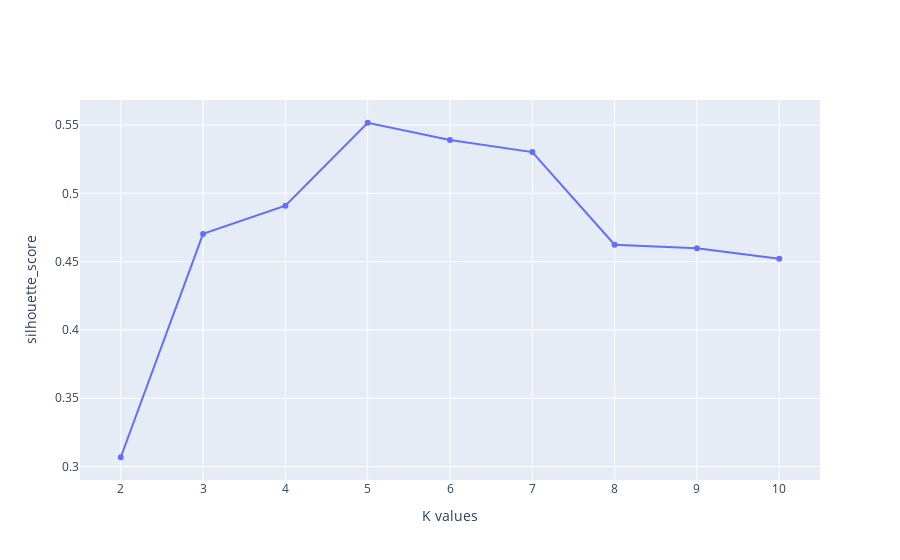

Source (notebook cell):
### Code cell
# visualization of k-means and silhouette_scores 
fig = go.Figure()

fig.add_trace(go.Scatter(x = df_silhouette['k_value'], 
                         y = df_silhouette['silhouette_score'],
                         mode='lines+markers'))

fig.update_layout(xaxis = dict(tickmode = 'linear', tick0 = 1, dtick = 1),
                  xaxis_title = 'K values',
                  yaxis_title = 'silhouette_score')

fig.show()

### Figure 1 — Plotly figure (JSON) as saved in the notebook; plotly's stock layout.template omitted (floating-point values rounded to 4 significant figures)
{"data": [{"mode": "lines+markers", "type": "scatter", "x": [2, 3, 4, 5, 6, 7, 8, 9, 10], "y": [0.3068, 0.4703, 0.491, 0.5517, 0.5391, 0.5302, 0.4624, 0.4597, 0.4521]}], "layout": {"xaxis": {"dtick": 1, "tick0": 1, "tickmode": "linear", "title": {"text": "K values"}}, "yaxis": {"title": {"text": "silhouette_score"}}}}
